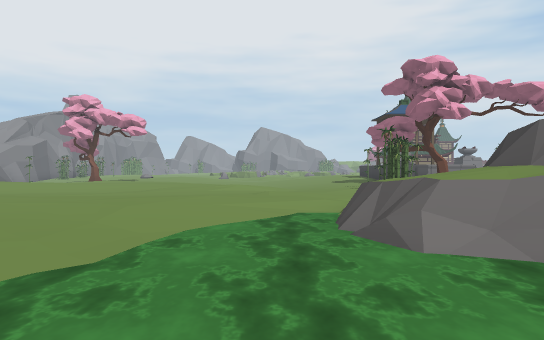
view 1 (above)

24 first-person views from a walk through a Unity game level. The camera is 1.3 m above the floor, looks level and sees 70° across. The floor is counted in squares, 2 m on a side. Each view is taken from the middle of a square. On the plan, view 1 faces up. The plan holds only what a view shows up to about 11 squares ahead; the rest is blank. The place goes on beyond the plan. Some surface patterns are stand-ins.

view 2
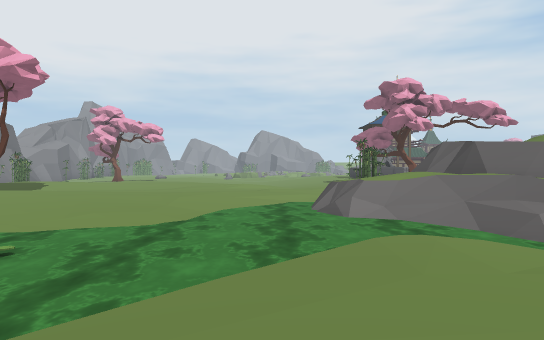

view 3
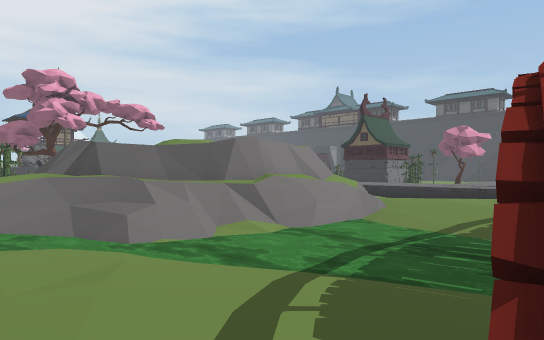

view 4
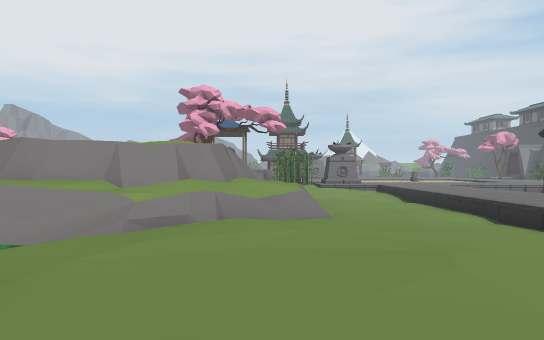

view 5
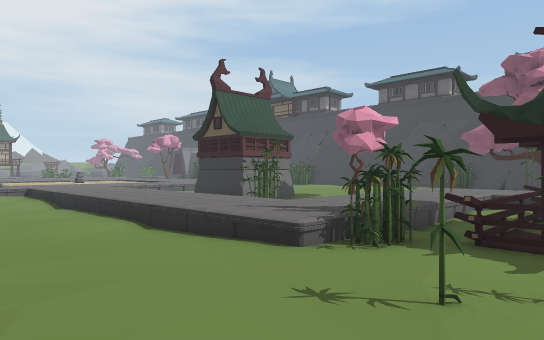

view 6
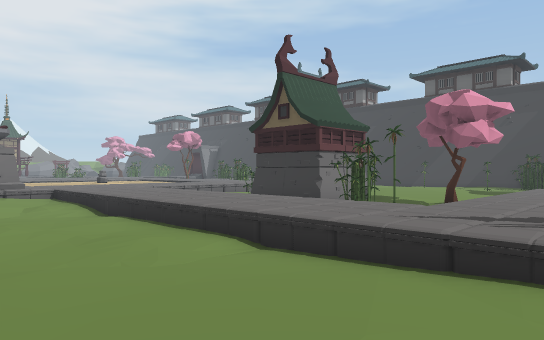

view 7
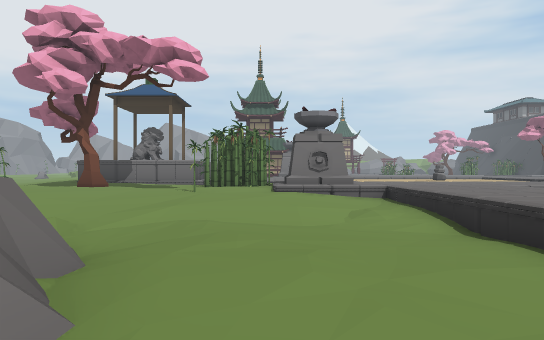

view 8
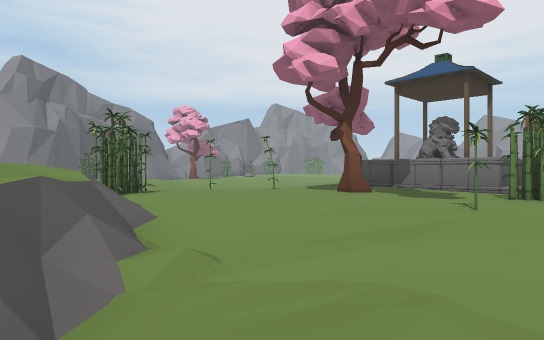

view 9
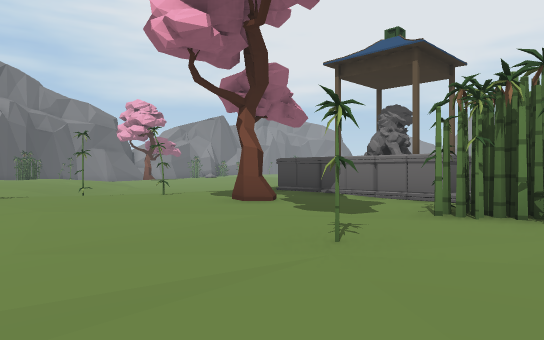

view 10
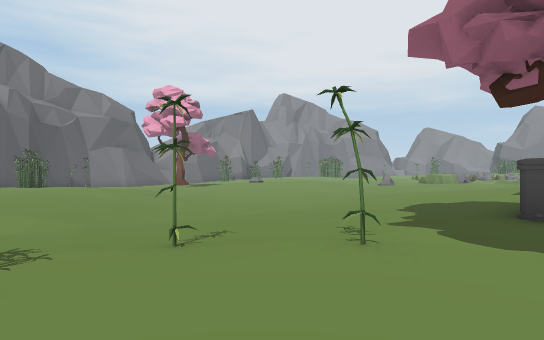

view 11
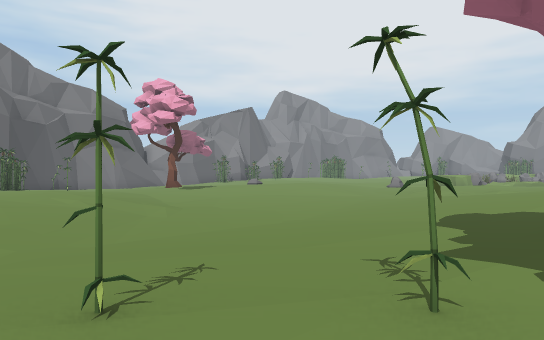

view 12
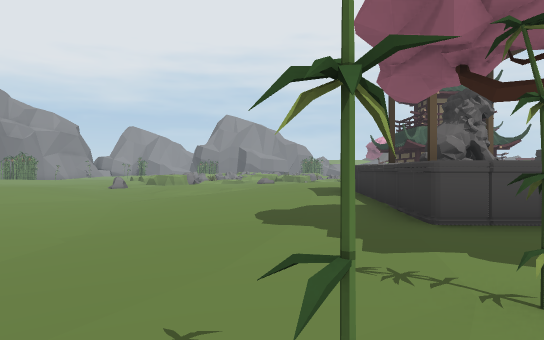

view 13
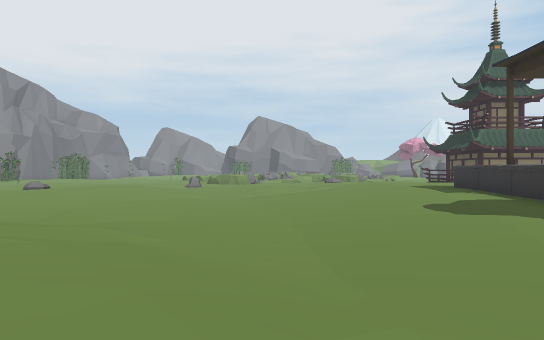

view 14
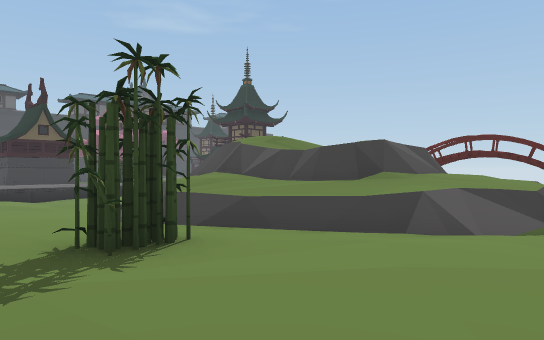

view 15
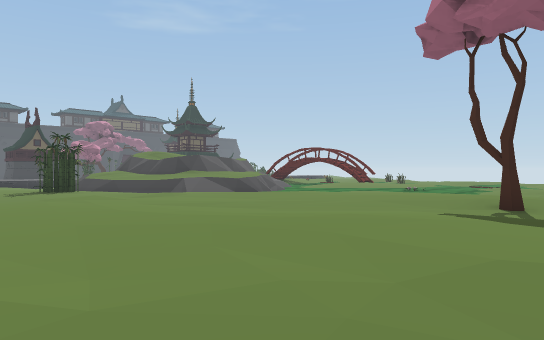

view 16
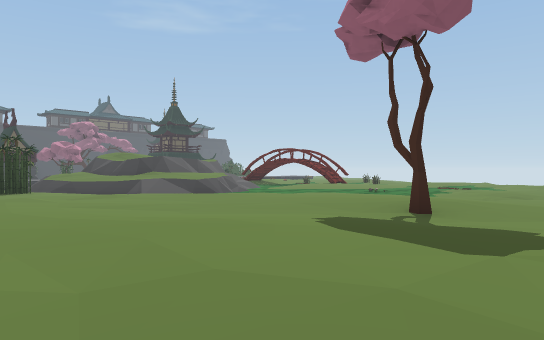

view 17
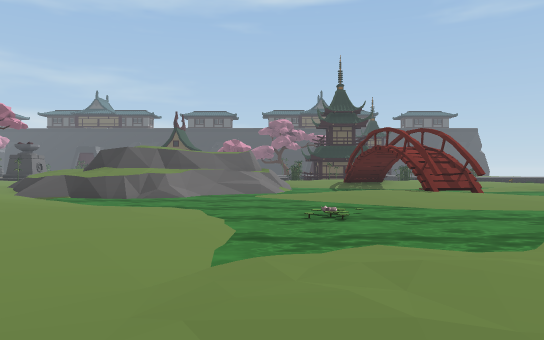

view 18
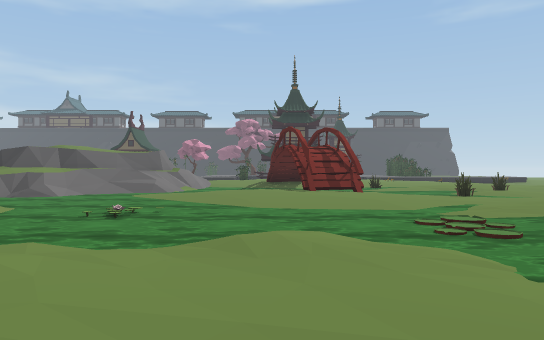

view 19
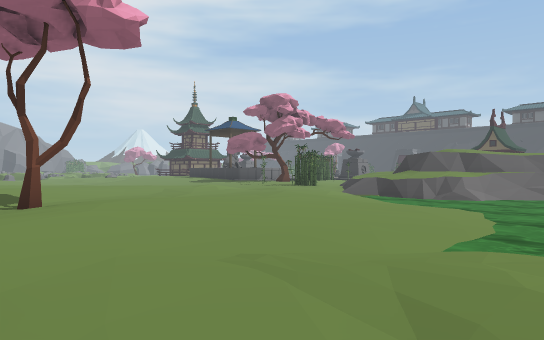

view 20
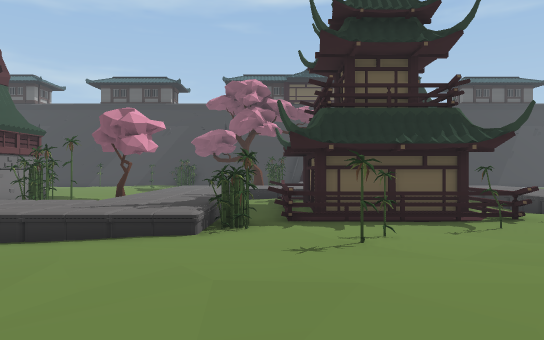

view 21
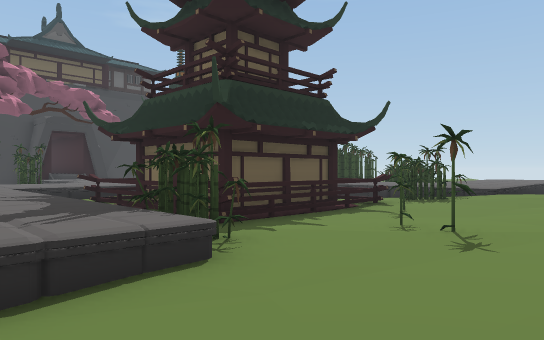

view 22
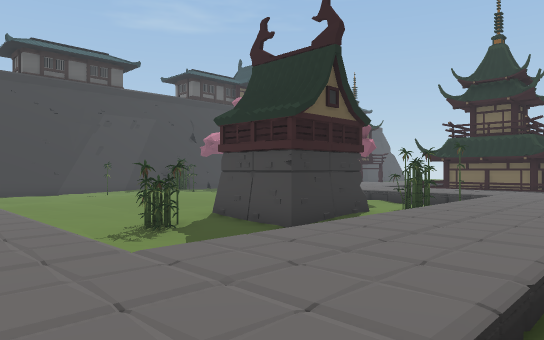

view 23
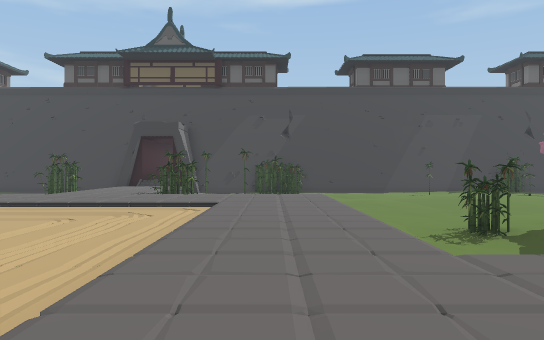

view 24
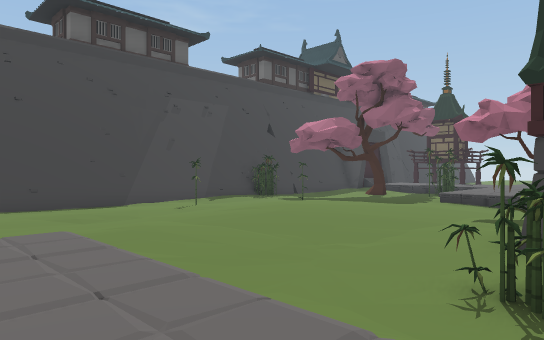

### Floor plan
Key: @ floor where view 1 was taken; # wall or solid block; . main floor; : floor 0.25 m higher than the main floor; - floor 0.25 m lower than the main floor; + floor 0.5 m higher than the main floor; _ floor 0.5 m lower than the main floor; < floor 0.75 m lower than the main floor; * floor 2.25 m higher than the main floor; % floor 2.75 m higher than the main floor; / step, stairs or slope; = window, fence, low wall or low ledge; ~ water the walk can cross; ≈ water the walk keeps out of; T tree; W tower; E tent; O other object.
Columns run from 10 left of view 1 to 30 right of it. Each row starts with its distance up from view 1.
 23       ./-// //:+
 22    ..../-_////::
 21    ...---_-///:O
 20     .---___///:E
 19     ----___///:O OO           ./
 18      --____///.EOOO         .../  O
 17     ///_____//.OOOO        ..../  O
 16     /////___/.......O    ....../  O
 15     ::://-_-/......OOO   ///////
 14  ./.:::.///--.T.T...O/O/     :
 13 .//:::::../--T......./O/   OOOO OO  __
 12 //:::::::./-......-T..//O   <//<<<______#
 11 ::::::..::/..O...-----/_O   <O<<<<___/-_#
 10 :::://.../...OO.--/-///_    <OO<<_____-_#
  9  ://.........-//////__</O   ___/<_/--___#
  8  ...........-=////=/____O   ###__/--/_O_
  7  ..T:....../=#======/-__O   ## -_--.-/
  6  ./:::...///##=#%#==/-__O   W#W-_----
  5  ..:::.../~≈## *%% #=___   OO____---
  4   //...../~≈==#   =#/__/O   __T__--
  3  ---....-~~~/==# #===___O       _-
  2  /-----/~~~~~//=====--__O
  1   -//~~~~~~/-//=#//..--_
  0  .-/./~~~~@.-~~~~/:../--OOOOOOOO
 -1    /./~~~~-../~~/.::./--_O#####O
 -2   ---./~~-.../~~  :::/TT__####=
 -3    ---~~~-..##    :::///__#
 -4     /~≈≈~-..##     .  /_O_#

Where each view was taken, in squares from view 1:
view 1: 0 up, 0 right, facing up
view 2: 3 down, 0 right, facing up
view 3: 3 down, 1 right, facing up-right
view 4: 4 down, 9 right, facing up
view 5: 3 down, 10 right, facing up-right
view 6: 0 up, 10 right, facing up-right
view 7: 4 up, 11 right, facing up
view 8: 7 up, 11 right, facing up-left
view 9: 10 up, 11 right, facing up-left
view 10: 11 up, 6 right, facing up-left
view 11: 12 up, 5 right, facing up-left
view 12: 12 up, 3 right, facing up
view 13: 11 up, 0 right, facing up
view 14: 12 up, 0 right, facing down-right
view 15: 14 up, 9 left, facing down-right
view 16: 13 up, 10 left, facing down-right
view 17: 1 up, 8 left, facing right
view 18: 2 down, 8 left, facing right
view 19: 0 up, 9 left, facing up-right
view 20: 1 down, 8 right, facing right
view 21: 2 up, 11 right, facing down-right
view 22: 14 up, 13 right, facing down-right
view 23: 14 up, 13 right, facing right
view 24: 14 up, 19 right, facing down-right
